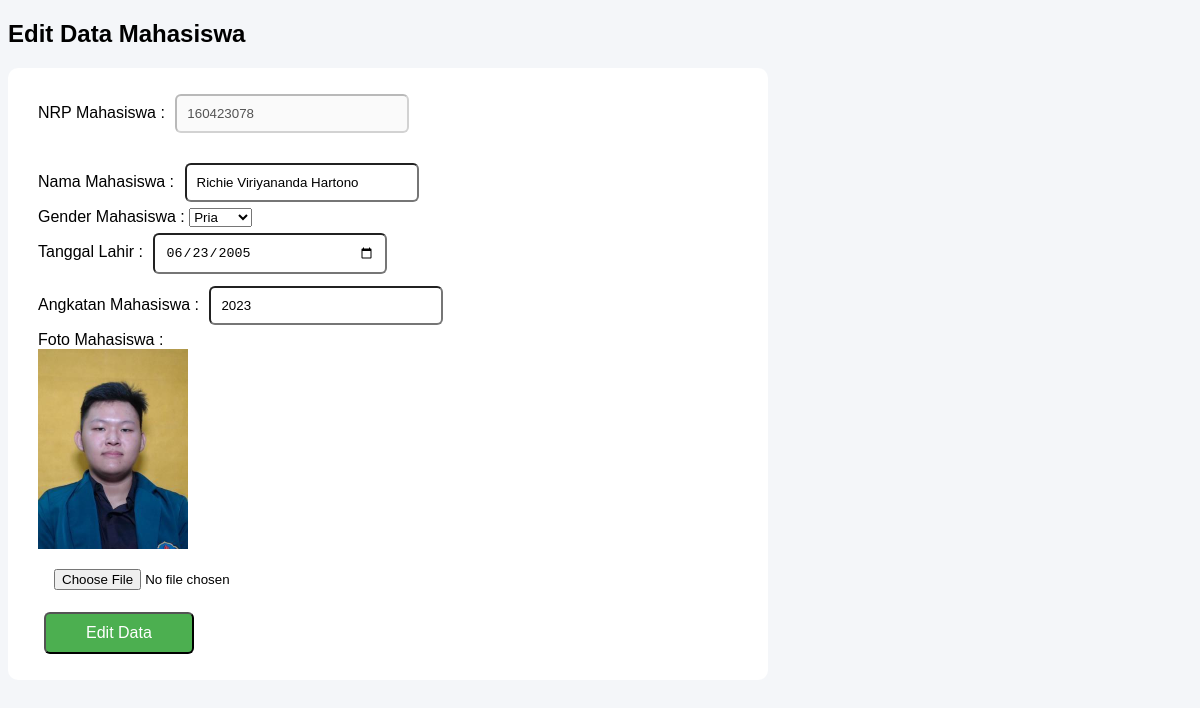
/edit_data_mahasiswa.php?nrp=160423078, run on the app's committed database.
### tables this page shows
CREATE TABLE `mahasiswa` (
  `nrp` char(9) NOT NULL,
  `nama` varchar(45) DEFAULT NULL,
  `gender` enum('Pria','Wanita') DEFAULT NULL,
  `tanggal_lahir` date DEFAULT NULL,
  `angkatan` year(4) DEFAULT NULL,
  `foto_extention` varchar(4) DEFAULT NULL,
  PRIMARY KEY (`nrp`)
);

### edit_data_mahasiswa.php (the view, shortened to what this page needs)
<!DOCTYPE html>
<html lang="en">
<head>
</head>
<body>
    <h2>Edit Data Mahasiswa</h2>
    <?php
    $nrp_mahasiswa = $_GET['nrp'];
    $mysqli = new mysqli("localhost", "root", "", "fullstack");
    $stmt = $mysqli->prepare('SELECT * FROM mahasiswa WHERE nrp = ?');
    $stmt->bind_param("s", $nrp_mahasiswa);
    $stmt->execute();
    $result = $stmt->get_result();
    if ($row = $result->fetch_assoc()) {
        echo "<form method = 'POST' action = 'edit_data_mahasiswa_proses.php' enctype = 'multipart/form-data'>";
        echo "<label>NRP Mahasiswa : </label><input type = 'text' value = '" . $row['nrp'] . "' disabled><br>";
        echo "<input type = 'hidden' value = '" . $row['nrp'] . "' name = 'txtNRP'><br>";
        echo "<label>Nama Mahasiswa : </label><input type = 'text' value = '" . $row['nama'] . "' name = 'txtNama'><br>";
        echo "<label>Gender Mahasiswa : </label>
                  <select name = 'genderMhs'>\
                    <option value = 'Pria'";
        if ($row['gender'] == 'Pria') {
            echo "selected";
        }
        echo ">Pria</option>";
        echo "</select><br>";
        echo "<label>Tanggal Lahir : </label><input type = 'date' value = '" . $row['tanggal_lahir'] . "' name = 'txtTanggalLahir'><br>";
        echo "<label>Angkatan Mahasiswa : </label><input type = 'text' value = '" . $row['angkatan'] . "' name = 'txtAngkatan'><br>";
        echo "<label>Foto Mahasiswa : </label><br>";
        echo "<img src = 'foto_mahasiswa/" . $nrp_mahasiswa . "." . $row['foto_extention'] . "' alt = 'Foto Mahasiswa'><br>";
        echo "<input type = 'file' name = 'fotoBaru' accept='image/jpeg, image/png'><br>";
        echo "<button type = 'submit' name = 'btnEdit' class='btnEdit'>Edit Data</button>";
        echo "</form>";
    } else {
        echo "Data tidak ditemukan";
    }
    ?>
</body>
</html>

### edit_data_mahasiswa.php (style rules this page uses)
body { background: #f4f6f9; font-family: Arial; }
form { background: #fff; padding: 20px 30px; border-radius: 10px; text-align: left; width: 700px; }
img { width: 150px; height: 200px; }
input { border-radius: 6px; padding: 10px; margin: 6px; width: 30%; }
.btnEdit { background: #4CAF50; color: white; padding: 10px 40px; border-radius: 6px; margin: 6px; font-size: 16px; }

### data on the page
mahasiswa: nrp "160423078", txtNama "Richie Viriyananda Hartono", genderMhs "Pria", txtTanggalLahir "06/23/2005", txtAngkatan "2023"
